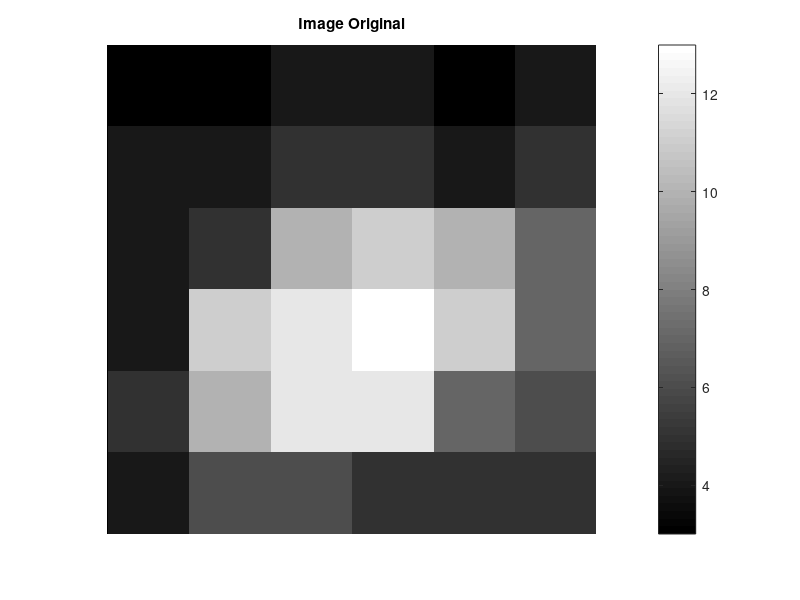

Source code (MATLAB): (Note: this script raises an error after producing the figure.)
%% METHODES PONCTUELLES TRAITEMENT D'IMAGE
%Prétraitement après acquisition( echantillonnage et quantification)
% Marlène ADEI

%Travail_1: Binarisation et Normalisation image artificielle 

%Affichage de l'image
clear, close,clc;

I = [
      3 3 4 4 3 4;
      4 4 5 5 4 5;
      4 5 10 11 10 7;
      4 11 12 13 11 7;
      5 10 12 12 7 6;
      4 6 6 5 5 5;
];
figure(1)
imshow(I , [], 'InitialMagnification', 'fit');
title('Image Original');
colorbar();

%Histogramme de l'image
figure(2)
histogram(uint8(I(:)), 0:15);
xlabel("Valeur du pixel");
ylabel("Occurences");
title("Histogramme Image");
grid on;

%Normalisation de l'image 
figure(3)
[Im_norm] = Normalisation(I);
imshow(Im_norm, [], 'InitialMagnification', 'fit');
title("Image Normalisée");
colorbar();

figure(4)
histogram(uint8(Im_norm(:)), 0:15);
xlabel("valeur d'intensité");
ylabel("occurences");
title("Histogramme de l'image après normalisation");
grid on;

%% Binarisation de l'image avec seuillage heuristique et methodes des modes
I_bin1_heur = zeros(size(I));

%Seuillage heuristiques 
seuil_heur = (min(I(:))+max(I(:)))/2;
[M,N] = size(I);

%Avec une boucle
% for m = 1 : M
%     for n = 1: N
%         if I(m,n) <seuil
%             I_bin1_heur(m,n) = 0;
%         else 
%             I_bin1_heur(m,n) = 1;
%         end
%     end
% end

%Sans Boucle
I_bin2_heur = I >= seuil_heur;

figure(3)
imshow(I_bin2_heur, 'InitialMagnification', 'fit');
title(["Image Binarisée par seuillage Heuristique avec seuil de", num2str(seuil_heur)])
colorbar();

%Seuillage methodes des modes(visuelle)
%On choisit un seuil par observation de l'histogramme 

seuil_modes = 9;
I_bin_modes = I >= seuil_modes;

figure(4)
imshow(I_bin_modes,'InitialMagnification','fit')
title(["Image Binarisée par méthodes des modes avce seuil de",num2str(seuil_modes)])
colorbar();

%Seuillage par méthode de OTSU
%fond et objet relativement uniforme
%distributions fond et objet disjoints
%variance intraclasse faible et interclasse forte
%OTSU choisit le seuil qui respecte au mieux ces hypothèse
%On ecrit la fonction qui réalise le seuil avec OTSU et on l'appelle

[I_bin_OTSU, seuil_OTSU, score_OTSU, scores] = OTSU(I);

fprintf('le score minimale %.4f est obtenu avec le seuil optimal %d \n',score_OTSU, seuil_OTSU);

imshow(I_bin_OTSU, 'InitialMagnification', 'fit');
%title('Image binarisée avec OTSU');
title(['Binarisation OTSU, seuil = ', num2str(seuil_OTSU)]);
colorbar();

%% Binarisation et Normalisation image acquise(LENA et autres)
clc, clear, close;
% LENA
%Lecture de l'image
LENA = imread('lena.jpg');
LENA = rgb2gray(LENA);
figure(1)
imshow(LENA,[]);
colorbar();
%imshow(LENA,'InitialMagnification', 'fit');

%Affichage de l'histogramme
figure(2)
histogram(LENA(:));
title("histogramme Lena");
xlabel("Valeurs d'intensité");
ylabel("Occurences");
grid on;

%Normalisation de l'image 
[LENA_norm] = Normalisation(LENA);

figure(3)
imshow(uint8(LENA_norm), []);
title('Image LENA normalisée');
colorbar();

figure(4)
histogram(uint8(LENA_norm(:)))
title("histogramme Lena après normalisation");
xlabel("Valeurs d'intensité");
ylabel("Occurences");
grid on;

figure(5)
[Lena_bin, seuil_optimal, score, ~] = OTSU(LENA_norm);
imshow(Lena_bin, []);
title("Lena binarisée avec OTSU");

%% Autres1
Autres = imread("blue-scissors.jpg");
Autres = rgb2gray(Autres);

figure(1)
imshow(Autres, []);
title("Image Ciseaux");

figure(2)
histogram(Autres(:));
xlabel("valeur intensité");
ylabel("Occurences");
title("Histogramme du ciseaux");

figure(3)
Ciseaux_norm = Normalisation(Autres);
imshow(Ciseaux_norm,[]);

figure(4)
histogram(Ciseaux_norm(:));

figure(5)
[autres_bin, seuil_autres, score_autres, ~ ] = OTSU(Autres);
imshow(autres_bin, []);
title("Image binarisée")

%% Autres2
Autres = imread("pot.jpg");
Autres = rgb2gray(Autres);

figure(1)
imshow(Autres, []);
title("Image Pot");

figure(2)
histogram(Autres(:));
xlabel("valeur intensité");
ylabel("Occurences");
title("Histogramme du Pot");

figure(3)
[autres_bin, seuil_autres, score_autres, ~ ] = OTSU(Autres);
imshow(autres_bin, []);
title("Image binarisée")

%% Autres3
Autres = imread("eau.jpg");
Autres = rgb2gray(Autres);

figure(1)
imshow(Autres, []);
title("Image Ballon");

figure(2)
histogram(Autres(:));
xlabel("valeur intensité");
ylabel("Occurences");
title("Histogramme du ballon");

figure(3)
eau_norm = Normalisation(Autres);
imshow(eau_norm,[]);

figure(4)
histogram(eau_norm(:));

%%

figure(5)
[autres_bin, seuil_autres, score_autres, ~ ] = OTSU(Autres);
imshow(autres_bin, []);
title("Image binarisée")